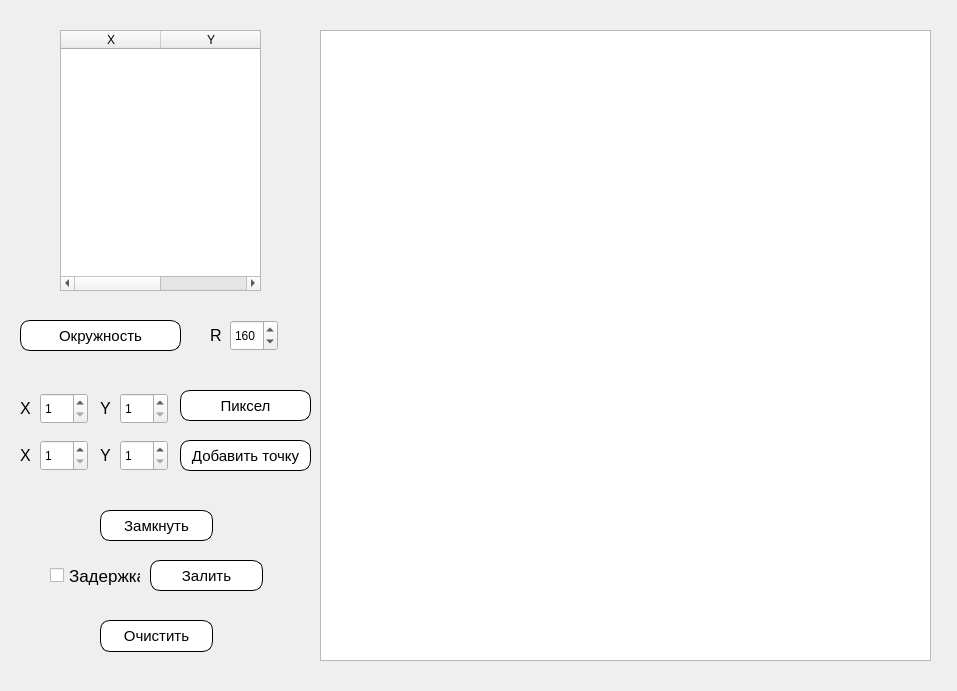
<?xml version="1.0" encoding="UTF-8"?>
<ui version="4.0">
 <class>MainWindow</class>
 <widget class="QMainWindow" name="MainWindow">
  <property name="geometry">
   <rect>
    <x>0</x>
    <y>0</y>
    <width>957</width>
    <height>691</height>
   </rect>
  </property>
  <property name="windowTitle">
   <string>Заполнение областей</string>
  </property>
  <widget class="QWidget" name="centralwidget">
   <widget class="QGraphicsView" name="view">
    <property name="geometry">
     <rect>
      <x>320</x>
      <y>30</y>
      <width>611</width>
      <height>631</height>
     </rect>
    </property>
   </widget>
   <widget class="QTableWidget" name="table">
    <property name="geometry">
     <rect>
      <x>60</x>
      <y>30</y>
      <width>201</width>
      <height>261</height>
     </rect>
    </property>
    <column>
     <property name="text">
      <string>X</string>
     </property>
    </column>
    <column>
     <property name="text">
      <string>Y</string>
     </property>
    </column>
   </widget>
   <widget class="QPushButton" name="paint">
    <property name="geometry">
     <rect>
      <x>150</x>
      <y>560</y>
      <width>113</width>
      <height>31</height>
     </rect>
    </property>
    <property name="styleSheet">
     <string notr="true">#paint {
font-size: 15px; 
background: white; 
border: 1px solid; 
border-radius: 10px;
}
#paint:hover {
color: darkgreen;
font-size: 17px;
}
#paint:pressed {
font-size: 19px;
}</string>
    </property>
    <property name="text">
     <string>Залить</string>
    </property>
   </widget>
   <widget class="QPushButton" name="lock">
    <property name="geometry">
     <rect>
      <x>100</x>
      <y>510</y>
      <width>113</width>
      <height>31</height>
     </rect>
    </property>
    <property name="styleSheet">
     <string notr="true">#lock {
font-size: 15px; 
background: white; 
border: 1px solid; 
border-radius: 10px;
}
#lock:hover {
color: darkgreen;
font-size: 17px;
}
#lock:pressed {
font-size: 19px;
}</string>
    </property>
    <property name="text">
     <string>Замкнуть</string>
    </property>
   </widget>
   <widget class="QPushButton" name="erase">
    <property name="geometry">
     <rect>
      <x>100</x>
      <y>620</y>
      <width>113</width>
      <height>32</height>
     </rect>
    </property>
    <property name="styleSheet">
     <string notr="true">#erase {
font-size: 15px; 
background: white; 
border: 1px solid; 
border-radius: 10px;
}
#erase:hover {
color: darkgreen;
font-size: 17px;
}
#erase:pressed {
font-size: 19px;
}</string>
    </property>
    <property name="text">
     <string>Очистить</string>
    </property>
   </widget>
   <widget class="QCheckBox" name="delay">
    <property name="geometry">
     <rect>
      <x>50</x>
      <y>560</y>
      <width>91</width>
      <height>31</height>
     </rect>
    </property>
    <property name="font">
     <font>
      <pointsize>13</pointsize>
     </font>
    </property>
    <property name="text">
     <string>Задержка</string>
    </property>
   </widget>
   <widget class="QPushButton" name="addpoint">
    <property name="geometry">
     <rect>
      <x>180</x>
      <y>440</y>
      <width>131</width>
      <height>31</height>
     </rect>
    </property>
    <property name="styleSheet">
     <string notr="true">#addpoint {
font-size: 15px; 
background: white; 
border: 1px solid; 
border-radius: 10px;
}
#addpoint:hover {
color: darkgreen;
font-size: 17px;
}
#addpoint:pressed {
font-size: 19px;
}</string>
    </property>
    <property name="text">
     <string>Добавить точку</string>
    </property>
   </widget>
   <widget class="QSpinBox" name="x">
    <property name="geometry">
     <rect>
      <x>40</x>
      <y>440</y>
      <width>48</width>
      <height>31</height>
     </rect>
    </property>
    <property name="minimum">
     <number>1</number>
    </property>
    <property name="maximum">
     <number>561</number>
    </property>
   </widget>
   <widget class="QSpinBox" name="y">
    <property name="geometry">
     <rect>
      <x>120</x>
      <y>440</y>
      <width>48</width>
      <height>31</height>
     </rect>
    </property>
    <property name="minimum">
     <number>1</number>
    </property>
    <property name="maximum">
     <number>581</number>
    </property>
   </widget>
   <widget class="QLabel" name="label">
    <property name="geometry">
     <rect>
      <x>20</x>
      <y>440</y>
      <width>16</width>
      <height>31</height>
     </rect>
    </property>
    <property name="styleSheet">
     <string notr="true">font-size: 16px;</string>
    </property>
    <property name="text">
     <string>X</string>
    </property>
   </widget>
   <widget class="QLabel" name="label_2">
    <property name="geometry">
     <rect>
      <x>100</x>
      <y>440</y>
      <width>16</width>
      <height>31</height>
     </rect>
    </property>
    <property name="styleSheet">
     <string notr="true">font-size: 16px;</string>
    </property>
    <property name="text">
     <string>Y</string>
    </property>
   </widget>
   <widget class="QSpinBox" name="p_y">
    <property name="geometry">
     <rect>
      <x>120</x>
      <y>393</y>
      <width>48</width>
      <height>31</height>
     </rect>
    </property>
    <property name="minimum">
     <number>1</number>
    </property>
    <property name="maximum">
     <number>581</number>
    </property>
   </widget>
   <widget class="QLabel" name="label_3">
    <property name="geometry">
     <rect>
      <x>20</x>
      <y>400</y>
      <width>16</width>
      <height>16</height>
     </rect>
    </property>
    <property name="styleSheet">
     <string notr="true">font-size: 16px;</string>
    </property>
    <property name="text">
     <string>X</string>
    </property>
   </widget>
   <widget class="QPushButton" name="pixel">
    <property name="geometry">
     <rect>
      <x>180</x>
      <y>390</y>
      <width>131</width>
      <height>31</height>
     </rect>
    </property>
    <property name="styleSheet">
     <string notr="true">#pixel {
font-size: 15px; 
background: white; 
border: 1px solid; 
border-radius: 10px;
}
#pixel:hover {
color: darkgreen;
font-size: 17px;
}
#pixel:pressed {
font-size: 19px;
}</string>
    </property>
    <property name="text">
     <string>Пиксел</string>
    </property>
   </widget>
   <widget class="QSpinBox" name="p_x">
    <property name="geometry">
     <rect>
      <x>40</x>
      <y>393</y>
      <width>48</width>
      <height>31</height>
     </rect>
    </property>
    <property name="minimum">
     <number>1</number>
    </property>
    <property name="maximum">
     <number>561</number>
    </property>
   </widget>
   <widget class="QLabel" name="label_4">
    <property name="geometry">
     <rect>
      <x>100</x>
      <y>400</y>
      <width>16</width>
      <height>16</height>
     </rect>
    </property>
    <property name="styleSheet">
     <string notr="true">font-size: 16px;</string>
    </property>
    <property name="text">
     <string>Y</string>
    </property>
   </widget>
   <widget class="QLabel" name="label_5">
    <property name="geometry">
     <rect>
      <x>210</x>
      <y>320</y>
      <width>31</width>
      <height>31</height>
     </rect>
    </property>
    <property name="styleSheet">
     <string notr="true">font-size: 16px;</string>
    </property>
    <property name="text">
     <string>R</string>
    </property>
   </widget>
   <widget class="QPushButton" name="addcircle">
    <property name="geometry">
     <rect>
      <x>20</x>
      <y>320</y>
      <width>161</width>
      <height>31</height>
     </rect>
    </property>
    <property name="styleSheet">
     <string notr="true">#addcircle {
font-size: 15px; 
background: white; 
border: 1px solid; 
border-radius: 10px;
}
#addcircle:hover {
color: darkgreen;
font-size: 17px;
}
#addcircle:pressed {
font-size: 19px;
}</string>
    </property>
    <property name="text">
     <string>Окружность</string>
    </property>
   </widget>
   <widget class="QSpinBox" name="rad">
    <property name="geometry">
     <rect>
      <x>230</x>
      <y>320</y>
      <width>48</width>
      <height>31</height>
     </rect>
    </property>
    <property name="minimum">
     <number>1</number>
    </property>
    <property name="maximum">
     <number>561</number>
    </property>
    <property name="value">
     <number>160</number>
    </property>
   </widget>
  </widget>
 </widget>
 <resources/>
 <connections/>
</ui>
